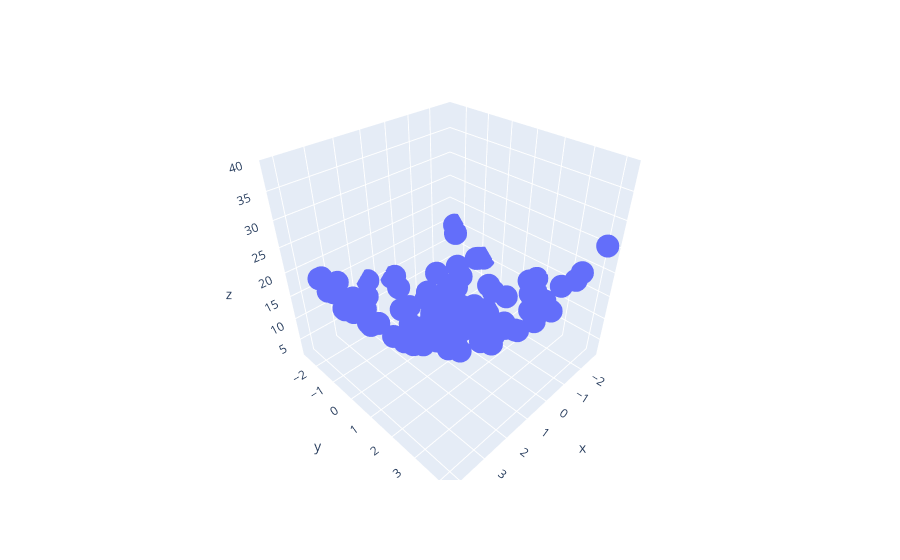

Notebook source saved alongside this figure:
### Code cell
import plotly.express as px
df = px.data.iris()
fig = px.scatter_3d(df , x=x.ravel() , y=y.ravel() , z=z.ravel())
fig.show()
